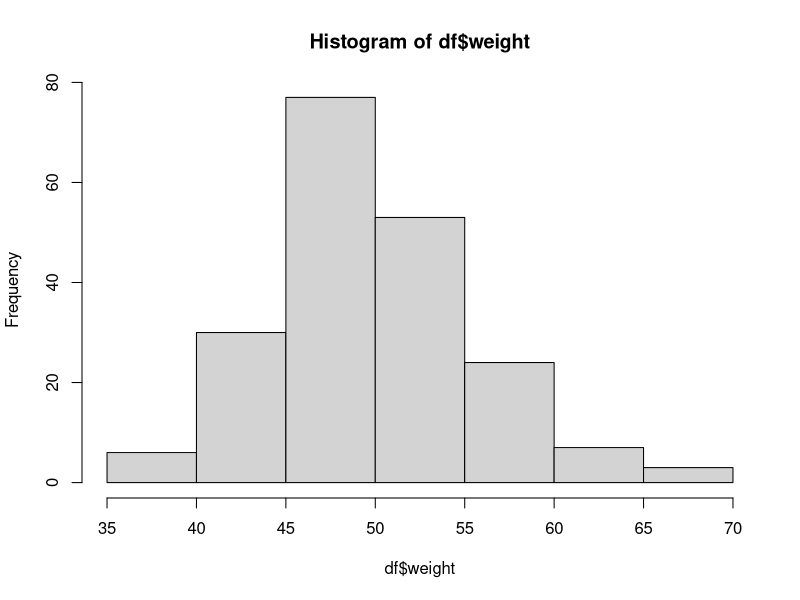

Write the R code that produced this figure.
#!/usr/bin/Rscript --slave --vanilla

df <- read.csv("data.txt")
h <- hist(df$weight, breaks=c(seq(35, 70, 5)))
h$breaks
h$counts

